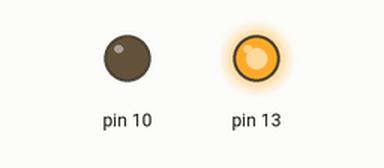
Recording of a sketch running on a simulated Arduino Uno, built with avr-gcc and run on an emulated ATmega328P. Parts: output pins drawn as LEDs (lit = HIGH).

Above: at 0.5 s.
At 1.5 s:
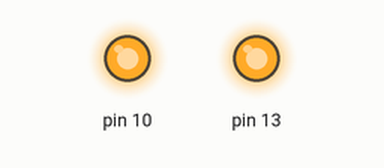
At 5.5 s:
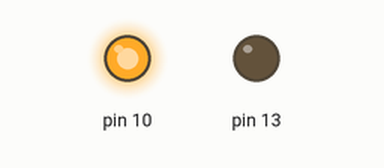
Timing chart, 0 to 6.9 s (numbered marks = the images above):
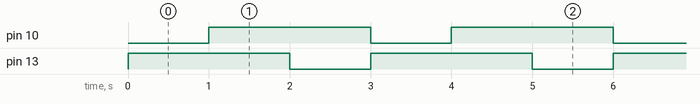

The sketch:

ledclass.ino
```cpp
#include "LedClass.h"
LedClass led1(13);
LedClass led2(10);

void setup(){
  led1.begin();
  led2.begin();
}

void loop(){
  led1.turn_on();
  delay(1000);
  led2.turn_on();
  delay(1000);
  led1.turn_off();
  delay(1000);
  led2.turn_off();
}
```

LedClass.cpp
```cpp
#include "Arduino.h"
#include "LedClass.h"

LedClass::LedClass(int pin){
  pin_num = pin;
}

void LedClass::begin(){
  pinMode(pin_num, OUTPUT);
}

void LedClass::turn_on(){
  digitalWrite(pin_num, HIGH);
}

void LedClass::turn_off(){
  digitalWrite(pin_num, LOW);
}
```

LedClass.h
```cpp
#ifndef LED_CLASS_H
#define LED_CLASS_H

class LedClass{
public:
  LedClass(int pin);  // def __init__(self): 생성자
  void begin();
  void turn_on();
  void turn_off();

  int pin_num;  // class 안의 어디서든 다 쓰일 수 있다.
private:
};
#endif
```

Measured:
- by itself, pin 10, pin 13: alternates HIGH for 2.0 s and LOW for 1.0 s
- by itself, everything shown: repeats every 3.0 s, in 4 steps
